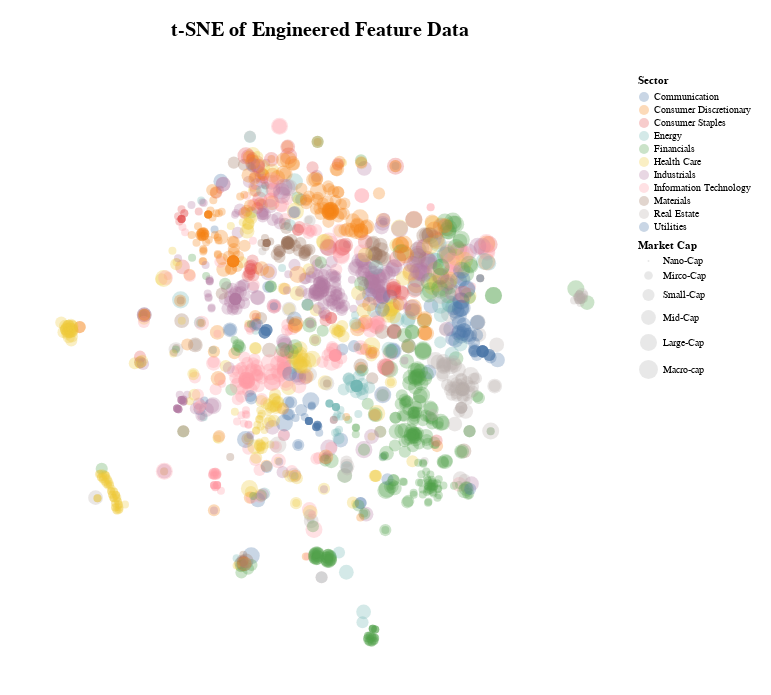

The notebook cell saved with this chart:
### Markdown cell above
Once again, we should have the proper structure of (1915,2)

### Code cell
print(f"The tsne output dataframe has dimensions of {X_eng_tsne.shape}\n")

plot_df = pd.DataFrame({
    "tsne1": X_eng_tsne[:, 0],
    "tsne2": X_eng_tsne[:, 1],
    # optional metadata for color/tooltip:
    "Sector": X_eng["Sector"].values,
    "Market Cap": X_eng['Market Cap'].values,
})

market_cap_order = ['Nano-Cap','Mirco-Cap','Small-Cap','Mid-Cap','Large-Cap','Macro-cap']

eng_chart = (
    alt.Chart(plot_df, title = alt.TitleParams(text='t-SNE of Engineered Feature Data',fontSize=20,offset=35))
      .mark_circle(size=28, opacity=0.3)
      .encode(
          x=alt.X("tsne1:Q", title = '', axis = None),
          y=alt.Y("tsne2:Q", title = '', axis = None),
          color=alt.Color("Sector:N"), 
          size = alt.Size("Market Cap:N", scale=alt.Scale(domain=market_cap_order),sort=market_cap_order), 
          tooltip=["Sector:N", "Market Cap:N"]
      )
      .properties(padding = 20, width = 600, height = 600
    )
    .configure_view(stroke=None)
      .interactive()
)

eng_chart

### Figure 1 — Vega-Lite specification as saved in the notebook (floating-point values rounded to 4 significant figures; data arrays with more than 128 entries replaced by an {"elided": "..."} marker saying what was removed)
{"config": {"view": {"continuousWidth": 300, "continuousHeight": 300, "stroke": null}}, "data": {"name": "data-f56055a8236c06792937f5d9083ed10e"}, "mark": {"type": "circle", "opacity": 0.3, "size": 28}, "encoding": {"color": {"field": "Sector", "type": "nominal"}, "size": {"field": "Market Cap", "scale": {"domain": ["Nano-Cap", "Mirco-Cap", "Small-Cap", "Mid-Cap", "Large-Cap", "Macro-cap"]}, "sort": ["Nano-Cap", "Mirco-Cap", "Small-Cap", "Mid-Cap", "Large-Cap", "Macro-cap"], "type": "nominal"}, "tooltip": [{"field": "Sector", "type": "nominal"}, {"field": "Market Cap", "type": "nominal"}], "x": {"axis": null, "field": "tsne1", "title": "", "type": "quantitative"}, "y": {"axis": null, "field": "tsne2", "title": "", "type": "quantitative"}}, "height": 600, "padding": 20, "params": [{"name": "param_7", "select": {"type": "interval", "encodings": ["x", "y"]}, "bind": "scales"}], "title": {"text": "t-SNE of Engineered Feature Data", "fontSize": 20, "offset": 35}, "width": 600, "$schema": "https://vega.github.io/schema/vega-lite/v5.20.1.json", "datasets": {"data-f56055a8236c06792937f5d9083ed10e": {"elided": "1905 records"}}}
